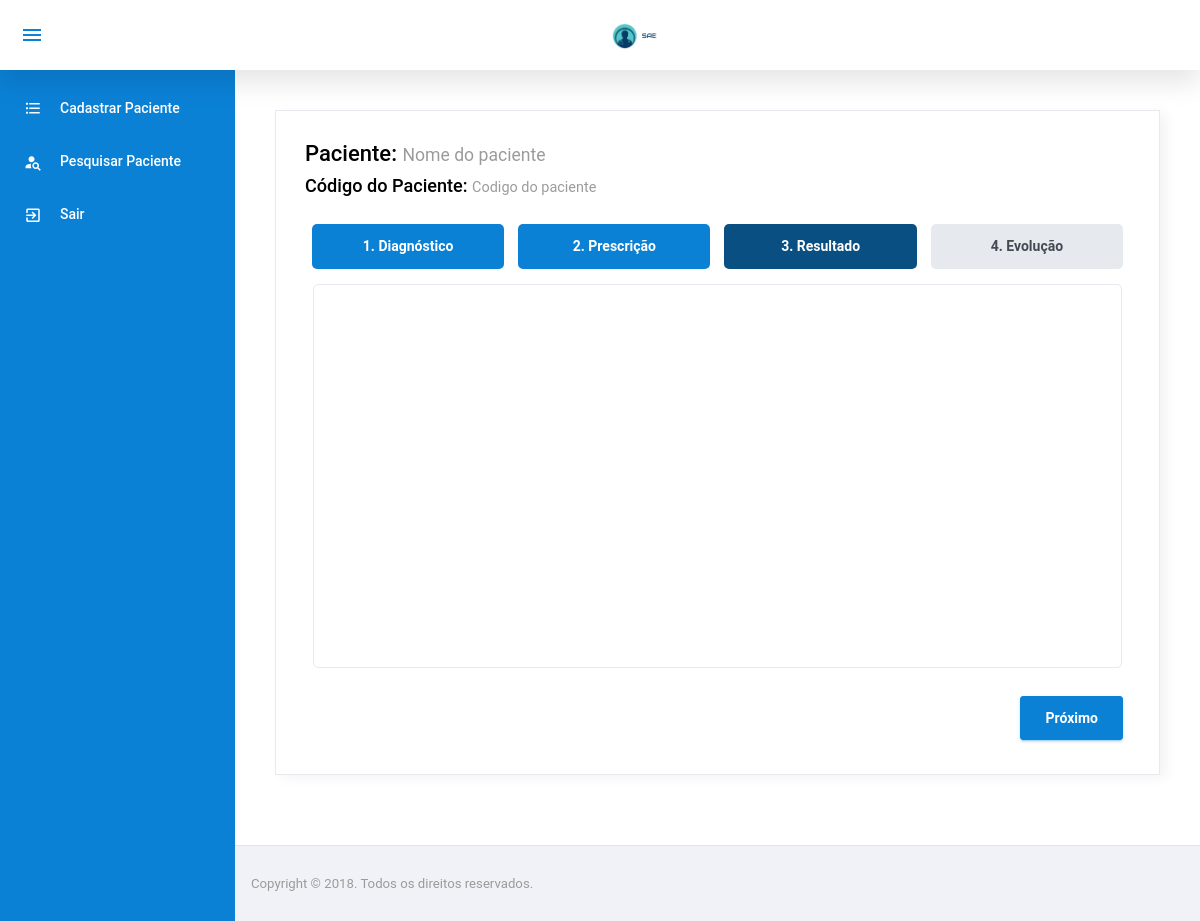
Page /rotina/RotinaResultado.php?idQuestionario=22 (signed in) on the earlier database version.
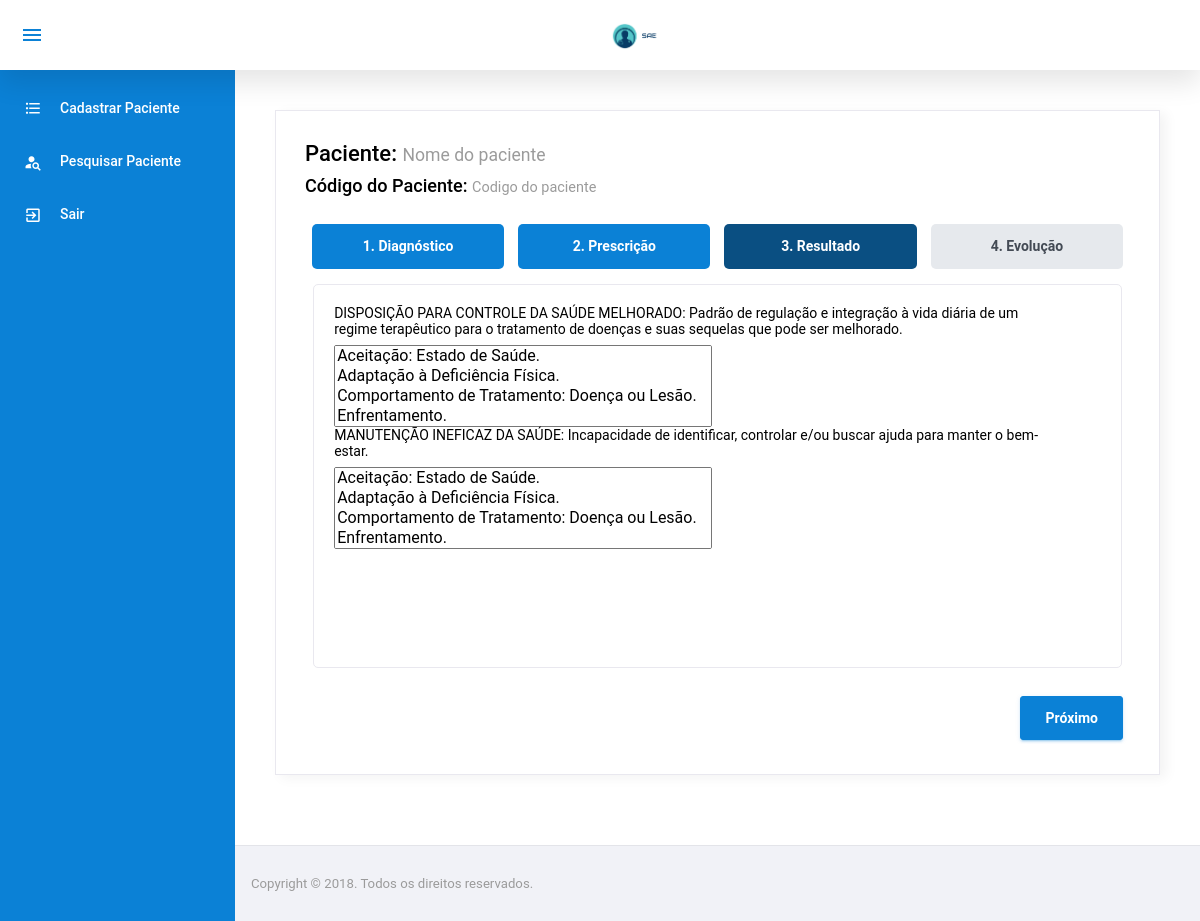
Same page on the later database version.
### tables this page shows
CREATE TABLE `pacientediagnostico` (
  `IdDiagnostico` int(11) NOT NULL,
  `IdQuestionarioDiagPresc` int(11) NOT NULL
);

CREATE TABLE `diagnostico` (
  `IdDiagnostico` int(11) NOT NULL,
  `Descricao` varchar(300) NOT NULL,
  `IdUnidadeInternacao` tinyint(4) NOT NULL
);

### config/BD.php (called while the page is built, shortened)
<?php
	class BancoDados{
		public static function obterConexao(){
			if(isset($conexao) == false){
				$conexao = new PDO("mysql:dbname=u989534060_sae;host=localhost","root","",array(PDO::MYSQL_ATTR_INIT_COMMAND => "SET NAMES utf8"));
				$conexao->setAttribute(PDO::ATTR_ERRMODE, PDO::ERRMODE_EXCEPTION);
			}
			return $conexao;
		}
	}
?>

### model/PacienteDiagnosticoModel.php (called while the page is built, shortened)
<?php
	require_once $_SERVER["DOCUMENT_ROOT"] . "/sae/config/BD.php";
	class PacienteDiagnosticoModel{
		private $bd;
		 function __construct(){
		 	$this->bd = BancoDados::obterConexao();
		 }
         public function listarIdQuestionarioDiagPresc($idQuestionarioDiagPresc){
            $listarIdQuestionarioDiagPresc = $this->bd->prepare("SELECT * from pacienteDiagnostico where IdQuestionarioDiagPresc = :idQuestionarioDiagPresc");
            $listarIdQuestionarioDiagPresc->bindParam(":idQuestionarioDiagPresc", $idQuestionarioDiagPresc);
            $listarIdQuestionarioDiagPresc->execute();
            $res = $listarIdQuestionarioDiagPresc->fetchAll(PDO::FETCH_ASSOC);
            return $res;
         }
	}
?>

### model/DiagnosticoModel.php (called while the page is built, shortened)
<?php
	require_once $_SERVER["DOCUMENT_ROOT"] . "/sae/config/BD.php";
	class DiagnosticoModel{
		private $bd;
		 function __construct(){
		 	$this->bd = BancoDados::obterConexao();
		 }
		public function listarID($idDiagnostico){
            $listarUm = $this->bd->prepare("SELECT * from diagnostico where idDiagnostico = :idDiagnostico");
            $listarUm->bindParam(":idDiagnostico", $idDiagnostico, PDO::PARAM_INT);
            $listarUm->execute();
            $res = $listarUm->fetch(PDO::FETCH_ASSOC);
            return $res;
		 }
	}
?>

### model/ResultadoModel.php (called while the page is built, shortened)
<?php
	require_once $_SERVER["DOCUMENT_ROOT"] . "/sae/config/BD.php";
	class ResultadoModel{
		private $bd;
		 function __construct(){
		 	$this->bd = BancoDados::obterConexao();
		 }
		public function listarResultadosPorDiagnostico($idDiagnostico){
			$listarResultadosID = $this->bd->query("SELECT * from resultado WHERE idDiagnostico = " . $idDiagnostico);
		    $listarResultadosID->bindParam(":idDiagnostico", $idDiagnostico);
			$res = $listarResultadosID->fetchAll(PDO::FETCH_ASSOC);
			return $res;
		}
	}
?>

### rotina/RotinaResultado.php (the view, shortened to what the changed rows need)
<!DOCTYPE html>
<html lang="pt-br">
<?php
    include $_SERVER["DOCUMENT_ROOT"] . "/sae/template/header.php";
    require_once $_SERVER["DOCUMENT_ROOT"]	. "/sae/model/PacienteDiagnosticoModel.php";
    require_once $_SERVER["DOCUMENT_ROOT"]	. "/sae/model/ResultadoModel.php";
    require_once $_SERVER["DOCUMENT_ROOT"]	. "/sae/model/DiagnosticoModel.php";
    $resultadoModel = new ResultadoModel();
    $pacienteDiagnosticoModel = new PacienteDiagnosticoModel();
    $diagnosticoModel = new DiagnosticoModel();
    $idQuestionario = $_GET["idQuestionario"];
    $resQuestionarioDiagnosticos = $pacienteDiagnosticoModel->listarIdQuestionarioDiagPresc($idQuestionario);
?>
<body>
  <div class="container-scroller">
    <?php require '../template/menuENF.php'; ?>
      <div class="main-panel">
        <div class="content-wrapper">
            <div class="row">
                <div class="col-12 grid-margin">
                  <div class="card">
                    <div class="card-body">
                      <br>
                      <form id="form-rotina" method="POST" action="../controller/QuestionarioDiagnosticoController.php?acao=cadastrarResultado">
                        <div role="application" class="wizard clearfix" id="steps-uid-0">
                        <div class="content clearfix">
                        <section id="steps-uid-0-p-1" role="tabpanel" aria-labelledby="steps-uid-0-h-1" class="body current" style="left: 0px;" aria-hidden="false">
                          <?php
                                  foreach($resQuestionarioDiagnosticos as $diagnostico){
                          ?>
                          <?php
                                    $resDiagnostico = $diagnosticoModel->listarID($diagnostico["IdDiagnostico"]);
                                    ?>
                                    <p><?php echo $resDiagnostico['Descricao']?></p>
                                    <select multiple name="diagnostico<?php echo $diagnostico["IdDiagnostico"] ?>[]">
                                    <?php
                                    $resResultado = $resultadoModel->listarResultadosPorDiagnostico($resDiagnostico['IdDiagnostico']);
                                    foreach($resResultado as $resultado){
                                    ?>
                                    <option value="<?php echo $resultado['IdResultado']; ?>"><?php echo $resultado["Descricao"];?></option>
                                    <?php } ?>
                                    </select>
                                  <?php } ?>
                          </section>
                        </div>
                        </div>
                      </form>
                    </div>
                  </div>
                </div>
              </div>
        </div>
      </div>
    </div>
  </div>
</body>
</html>

Differences in the rows shown:
added pacientediagnostico: IdDiagnostico.Descricao "DISPOSIÇÃO PARA CONTROLE DA SAÚDE MELHORADO: Padrão de regulação e integração à vida diária de um regime terapêutico para o tratamento de doenças e suas sequelas que pode ser melhorado.", IdDiagnostico "Aceitação: Estado de Saúde. / Adaptação à Deficiência Física. / Comportamento de Tratamento: Doença ou Lesão. / Enfrentamento.", resultado ($resultado['IdResultado'] 12 (drawn)), resultado ($resultado['IdResultado'] 13 (drawn)), resultado ($resultado['IdResultado'] 14 (drawn)), resultado ($resultado['IdResultado'] 15 (drawn)), resultado ($resultado['IdResultado'] 16 (drawn))
added pacientediagnostico: IdDiagnostico.Descricao "MANUTENÇÃO INEFICAZ DA SAÚDE: Incapacidade de identificar, controlar e/ou buscar ajuda para manter o bem-estar.", IdDiagnostico "Aceitação: Estado de Saúde. / Adaptação à Deficiência Física. / Comportamento de Tratamento: Doença ou Lesão. / Enfrentamento.", resultado ($resultado['IdResultado'] 29 (drawn)), resultado ($resultado['IdResultado'] 30 (drawn)), resultado ($resultado['IdResultado'] 31 (drawn)), resultado ($resultado['IdResultado'] 32 (drawn)), resultado ($resultado['IdResultado'] 33 (drawn))
